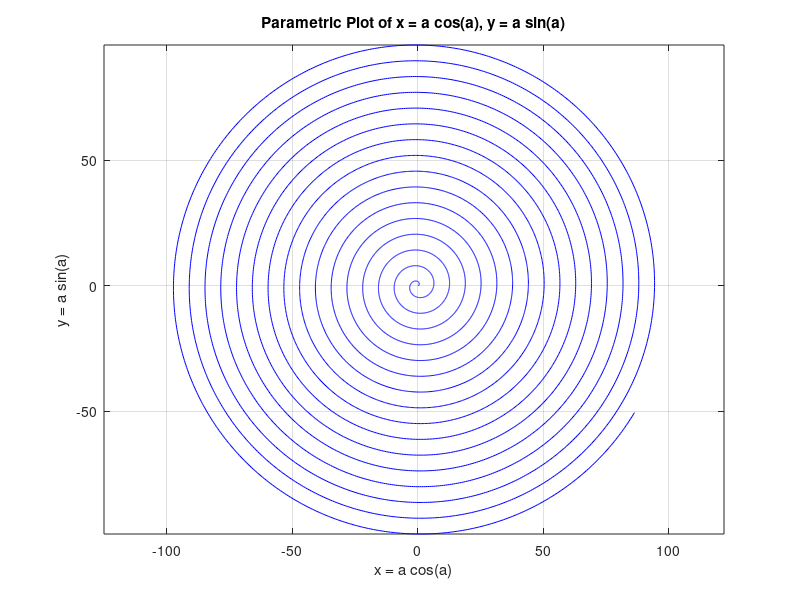

Write MATLAB code to recreate this figure.
% Define parameter range
a = linspace(0, 100, 10000);   % use many points for smooth curve

% Define parametric equations
x = a .* cos(a);
y = a .* sin(a);

% Plot
figure;
plot(x, y, 'b');     % 'b' for blue line
axis equal;          % keep aspect ratio equal
grid on;
xlabel('x = a cos(a)');
ylabel('y = a sin(a)');
title('Parametric Plot of x = a cos(a), y = a sin(a)');
